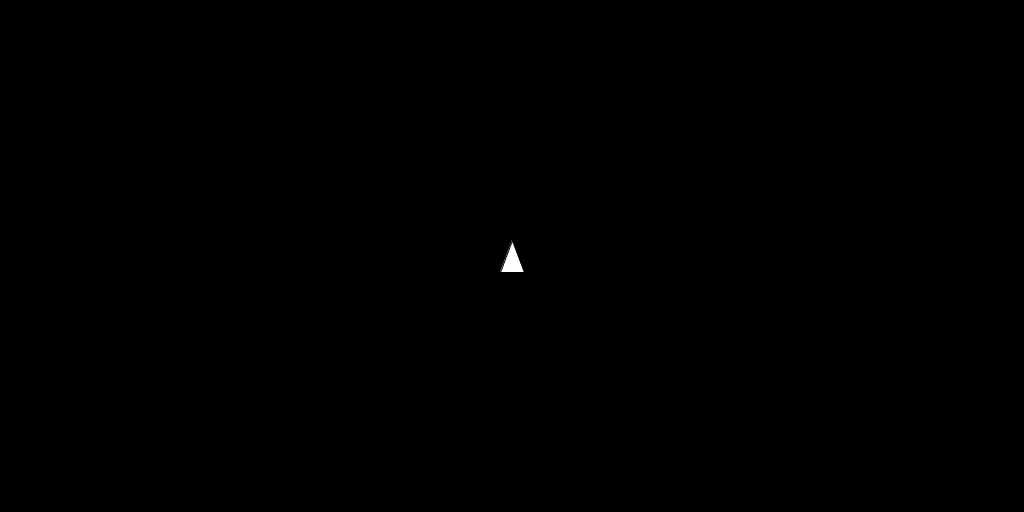
Frame 1 (no input)
Frame 60 (the mouse pressed at the canvas centre just before this capture): identical to frame 1, image omitted
Frame 120 (the mouse held since frame 60 and released just before this capture): identical to frame 1, image omitted

The Processing sketch that drew this single still picture (run headless with seeded random() and noise(); from frame 60 on, the mouse is pressed at the canvas centre):

// Processing sketch: ship
// ── ship.pde
/*
-
- Jonathan Etiz
- CCOMP-10 (Intro to Programming)
- "Ship" Assignment
-
*/

Ship ship = new Ship(512,256);

class Ship {
  //Position
  float x, y;
  //Rotation
  float rot;
  //Velocity
  PVector v = new PVector(0.0, 0.0);
  //Inertial dampeners for fun
  boolean inertialDampeners = true;
  //Terminal velocity in any direction
  float terminalVelocity = 5.0;
  
  Ship(int xpos, int ypos) {
    x = xpos;
    y = ypos;
  }
  
  void update() {
    //Handle terminal velocity
    if (v.x > terminalVelocity) v.x = terminalVelocity;
    if (v.x < -terminalVelocity) v.x = -terminalVelocity;
    if (v.y > terminalVelocity) v.y = terminalVelocity;
    if (v.y < -terminalVelocity) v.y = -terminalVelocity;
    
    x = x + v.x;
    y = y + v.y;
    v.set(v.x, v.y);
    
    //Draw the ship itself
    pushMatrix();
    translate(x,y);
    rotate(radians(rot));
    fill(255);
    triangle(-12,16,0,-16,12,16);
    popMatrix();
    
    if (x > width + 16) x = -16;
    if (x < -16) x = width + 16;
    if (y > height + 16) y = -16;
    if (y < -16) y = height + 16;
  }
  
  void calculateVelocity(int fv) {
    v.x += cos(radians(rot - 90)) * fv;
    v.y += sin(radians(rot - 90)) * fv;
  }
  
  void dampenVelocity() {
    //Dampen x velocity
    if (v.x < 0.25 && v.x > -0.25) {
      v.x = 0;
    } else if (v.x > 0) {
      v.x -= 0.25;
    } else if (v.x < 0) {
      v.x += 0.25;
    }
    //Dampen y velocity
    if (v.y < 0.25 && v.y > -0.25) {
      v.y = 0;
    } else if (v.y > 0) {
      v.y -= 0.25;
    } else if (v.y < 0) {
      v.y += 0.25;
    }
  }
}

void setup() {
  size(1024,512);
}

void draw() {
  background(0);
  ship.update();
  println(ship.v);
}

void keyPressed() {
  if (key == CODED) {
    if (keyCode == LEFT) {
      ship.rot = ship.rot - 5;
    }
    if (keyCode == RIGHT) {
      ship.rot = ship.rot + 5;
    }
    if (keyCode == UP) ship.calculateVelocity(1);
    if (keyCode == DOWN) ship.calculateVelocity(-1);
  } else if (key == ' ') {
    //Inertial dampeners or something
    ship.dampenVelocity();
  }
}
